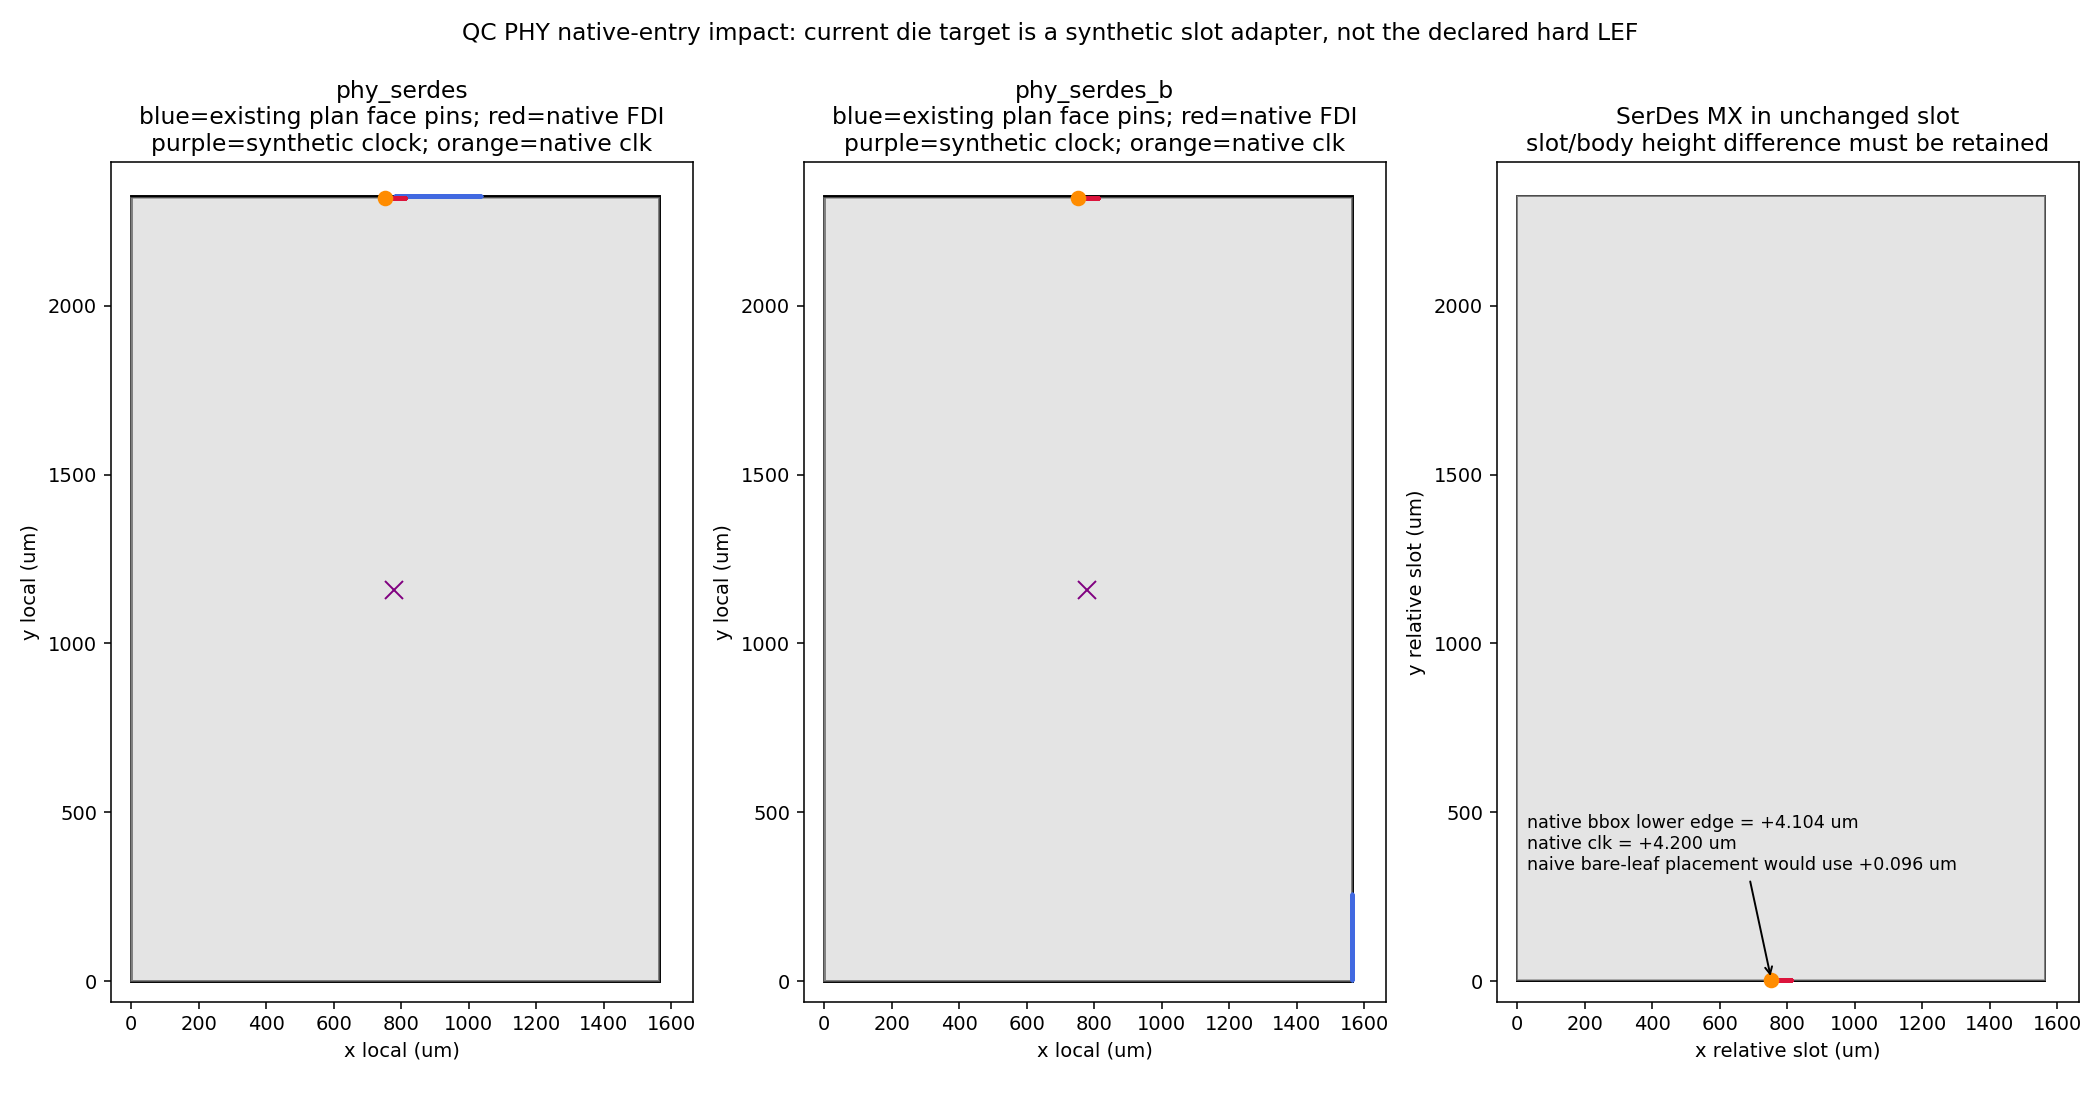

Source code (Python):
import json,re,hashlib,collections
from pathlib import Path
import matplotlib;matplotlib.use("Agg")
import matplotlib.pyplot as plt
from matplotlib.patches import Rectangle
r=Path("/tmp/qcclock0336");root=Path("/home/ubuntu/OpenTallas")
plan=json.load(open(r/"plan_qc45.json"));pp=json.load(open(r/"phy_plan_pins.json"))
paths={"phy_serdes":"physical/qwen_missing_phy/nface_tall_1017/ot_qfd_serdes_112g_x12_phy_s597/ot_qfd_serdes_112g_x12_phy_s597.lef","phy_serdes_b":"physical/qwen_missing_phy/nface_tall_1017/ot_qfd_serdes_112g_x12_phy_s597/ot_qfd_serdes_112g_x12_phy_s597.lef","phy_ucie_kv":"physical/qwen_kv_die_phy/ot_qkvd_ucie_x64_phy/ot_qkvd_ucie_x64_phy.lef","coll_ucie":"physical/qwen_missing_phy/ot_qfd_ucie_x64_phy/ot_qfd_ucie_x64_phy.lef"}
views={}
for tn,path in paths.items():
 text=(root/path).read_text();size=list(map(float,re.search(r"SIZE\s+([\d.]+)\s+BY\s+([\d.]+)",text).groups()));pins={}
 for m in re.finditer(r"^\s*PIN\s+(\S+)\s*\n(.*?)^\s*END\s+\1\s*$",text,re.M|re.S):
  n,b=m.groups();rr=re.search(r"RECT\s+([\d.-]+)\s+([\d.-]+)\s+([\d.-]+)\s+([\d.-]+)",b)
  if not rr:continue
  rect=list(map(float,rr.groups()));layer=re.search(r"LAYER\s+(\S+)",b).group(1);use=re.search(r"USE\s+(\S+)",b).group(1)
  if use in ["SIGNAL","CLOCK"]:pins[n]={"layer":layer,"rect_um":rect,"xy_um":[(rect[0]+rect[2])/2,(rect[1]+rect[3])/2],"use":use}
 north={k:v for k,v in pins.items()if abs(v["rect_um"][3]-size[1])<1e-6}
 native_payload={k:v for k,v in pins.items()if re.match(r"^(tx_flit\[\d+\]|rx_flit\[\d+\]|tx_v|rx_v|tx_up)$",k)}
 buses=collections.defaultdict(list)
 for b,i,l,x,y,f in pp[tn]["pins"]:buses[b].append([i,l,x,y,f])
 views[tn]={"path":path,"sha256":hashlib.sha256((root/path).read_bytes()).hexdigest(),"outline_um":size,"clock":pins.get("clk"),"reset":pins.get("rst_n"),"native_signal_clock_pins":len(pins),"native_north_field":{"pins":len(north),"span_x_um":[min(x["rect_um"][0]for x in north.values()),max(x["rect_um"][2]for x in north.values())],"layers":sorted(set(x["layer"]for x in north.values()))},"native_fdi_payload_pins":len(native_payload),"synthetic_plan_slot_um":pp[tn]["outline"],"synthetic_plan_signal_pins":len(pp[tn]["pins"]),"synthetic_clock":pp[tn]["clock"],"plan_buses":{b:{"physical_bits_including_epoch":len(v),"max_bit":max(z[0]for z in v),"layers":sorted(set(z[1]for z in v)),"faces":sorted(set(z[4]for z in v)),"x_range_um":[min(z[2]for z in v),max(z[2]for z in v)],"y_range_um":[min(z[3]for z in v),max(z[3]for z in v)]}for b,v in buses.items()},"pins":pins}
instances={}
for p in plan["partitions"]:
 if p["type"]not in paths:continue
 tn=p["type"];v=views[tn];W,H=pp[tn]["outline"];mw,mh=v["outline_um"];ox,oy=p["origin_um"];ori=p.get("orient","R0")
 def trans(x,y):return [ox+(W-x if ori in ["MY","R180"]else x),oy+(H-y if ori in ["MX","R180"]else y)]
 corners=[trans(x,y)for x,y in[(0,0),(mw,0),(0,mh),(mw,mh)]];xs,ys=zip(*corners)
 instances[p["name"]]={"type":tn,"orient":ori,"slot_origin_um":[ox,oy],"slot_outline_um":[W,H],"native_body_type_origin_um":[0,0],"native_body_type_outline_um":[mw,mh],"proposed_native_body_bbox_um":[min(xs),min(ys),max(xs),max(ys)],"required_leaf_bbox_origin_um":[min(xs),min(ys)],"native_clock_die_xy_um":trans(*v["clock"]["xy_um"]),"native_reset_die_xy_um":trans(*v["reset"]["xy_um"]),"naive_direct_bare_leaf_clock_xy_um":[ox+v["clock"]["xy_um"][0],oy+(mh-v["clock"]["xy_um"][1]if ori=="MX"else v["clock"]["xy_um"][1])]}
note={"scope":"READ-ONLY impact/proposal, no plan/source/RTL changes or new route. Native hard views selected from the exact currently-declared module/lib directory, not substituted nface variants.","target_construction":"target2 uses die_trial.abstract_lef per type; synthetic slot SIZE, plan face pins and synthetic M7 clock/reset taps. No canonical native PHY LEF imported. Slot/body offset and leaf pin routing are absent.","slot_transform_proposal":"Preserve current outer slot/origin/port fields. Declare inner native body origin[0,0], native SIZE, R0, LEF/lib source. Transform inner body corners through parent slot orientation; place native leaf bbox at their minimum, not naively at parent origin under MX/MY. Only after review realize explicit wire-only adapter from native FDI/reset pins to current outer face/epoch pins. Existing registered-hard RTL strips incoming epoch and drives outgoing epoch from delivered reset, no new flops.","clock_proposal":"Bare hard PHY clock access must identify actual native M5 clk rectangle plus source hash, with exact slot/body transform. Any outer M7 clock port/via adapter requires explicit physical wiring; changing clock.tap alone is insufficient because clock_pins still snaps to partition tracks and abstract_lef fabricates M7 pin geometry. coll_ucie is mixed soft logic plus native PHY: preserve top/grid clocks separately, replace only native core entry and remove/reassign glue grid taps/stations inside PHY body before native build.","minimal_guards":["All native PHY cells/clock drivers/START/reset infrastructure must be outside full native body+declaredhalo; no interior die-clock island is opened by inherited contents-only metadata.","Native LEF body SIZE/origin/orient and slot transform must match actual placed bbox; MX body-offset4.104um for current SerDes cannot be dropped.","Native clk/rst terminal rect/layer must match exact source LEF; no lattice snapping or fabricated clock-center claims.","Every current outer payload/epoch port needs exact native-bit/constant wire mapping; all real native PHY pins remain accessible with no synthetic undeclared native epoch pins.","Do not replace coll_ucie soft wrapper by bare PHY; retain native core/body and soft logic/clock roles explicitly.","Physical provider/source promotion waits for reviewed body exclusions+nativeentry+adapter recipe; current graph remains INFRA coupon."]}
receipt={"plan_sha256":hashlib.sha256((r/"plan_qc45.json").read_bytes()).hexdigest(),"views":views,"instances":instances,"proposal":note}
(r/"phy_native_impact.json").write_text(json.dumps(receipt,indent=1)+"\n")
# Geometry/port-field impact, deliberately no proposed point movement.
v=views["phy_serdes"];mw,mh=v["outline_um"];W,H=pp["phy_serdes"]["outline"]
fig,axes=plt.subplots(1,3,figsize=(15,8),dpi=140)
for ax,tn in zip(axes[:2],["phy_serdes","phy_serdes_b"]):
 ax.add_patch(Rectangle((0,0),W,H,fill=False,ec="black",lw=1.5));ax.add_patch(Rectangle((0,0),mw,mh,fc="lightgrey",ec="grey",alpha=.6))
 for b,i,l,x,y,f in pp[tn]["pins"]:ax.plot(x,y,".",color="royalblue",ms=1.8)
 for p in v["pins"].values():ax.plot(*p["xy_um"],".",color="crimson",ms=2)
 ax.plot(*pp[tn]["clock"][0][1:],"x",color="purple",ms=9);ax.plot(*v["clock"]["xy_um"],"o",color="darkorange",ms=7)
 ax.set(xlim=(-60,W+100),ylim=(-60,H+100),title=tn+"\nblue=existing plan face pins; red=native FDI\npurple=synthetic clock; orange=native clk",xlabel="x local (um)",ylabel="y local (um)");ax.set_aspect("equal")
ax=axes[2]
ax.add_patch(Rectangle((0,0),W,H,fill=False,ec="black"));ax.add_patch(Rectangle((0,H-mh),mw,mh,fc="lightgrey",ec="grey",alpha=.6))
for p in v["pins"].values():x,y=p["xy_um"];ax.plot(x,H-y,".",color="crimson",ms=2)
ax.plot(v["clock"]["xy_um"][0],H-v["clock"]["xy_um"][1],"o",color="darkorange",ms=7)
ax.annotate("native bbox lower edge = +4.104 um\nnative clk = +4.200 um\nnaive bare-leaf placement would use +0.096 um",xy=(753,4.2),xytext=(30,330),arrowprops={"arrowstyle":"->"},fontsize=9)
ax.set(xlim=(-60,W+100),ylim=(-60,H+100),title="SerDes MX in unchanged slot\nslot/body height difference must be retained",xlabel="x relative slot (um)",ylabel="y relative slot (um)");ax.set_aspect("equal")
fig.suptitle("QC PHY native-entry impact: current die target is a synthetic slot adapter, not the declared hard LEF")
fig.tight_layout();fig.savefig(r/"phy_native_impact.png")
print({k:{"nativeN":v["native_north_field"],"planpins":v["synthetic_plan_signal_pins"],"nativepayload":v["native_fdi_payload_pins"]}for k,v in views.items()});print(instances["io_serdes"])
